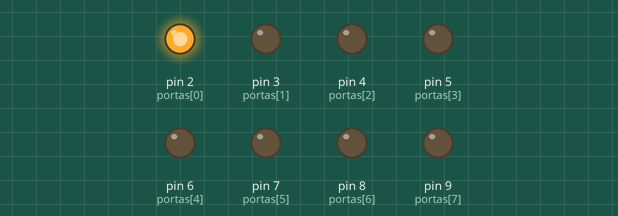
Simulated run of this sketch. Board: Arduino Uno, built with avr-gcc and run on an emulated ATmega328P. Shown: output pins drawn as LEDs (lit = HIGH).

Above: at 0.05 s.
At 1.2 s:
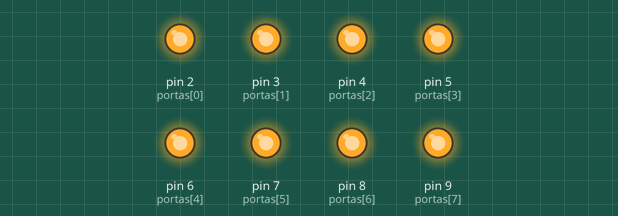
At 2.15 s:
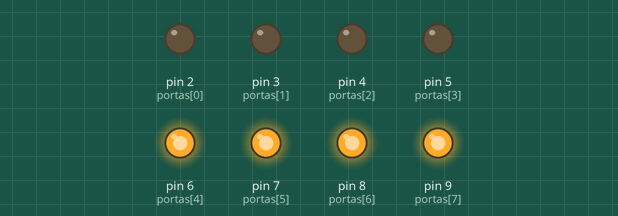
At 3.15 s:
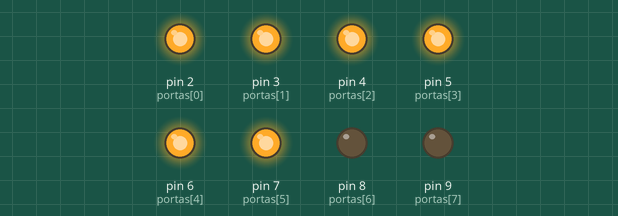
At 4.45 s:
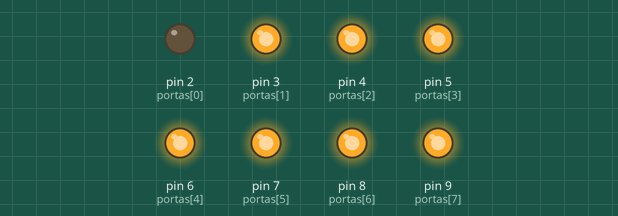
At 5.85 s:
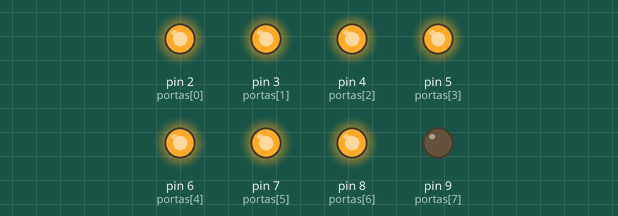
Timing chart, 0 to 6.2 s (numbered marks = the images above):
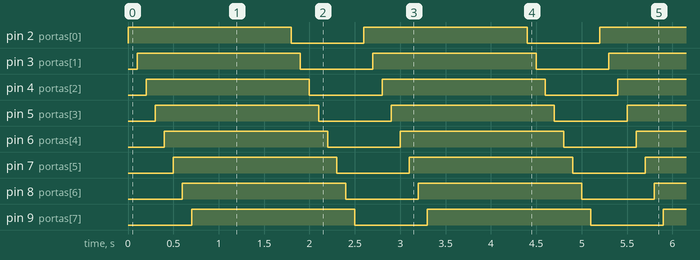

Measured:
- by itself, pin 2 (portas[0]), pin 3 (portas[1]), pin 4 (portas[2]), pin 5 (portas[3]), pin 6 (portas[4]), pin 7 (portas[5]), pin 8 (portas[6]), pin 9 (portas[7]): alternates HIGH for 1.8 s and LOW for 0.80 s
- by itself, everything shown: repeats every 2.6 s, in 16 steps

The sketch:

Exemplo7Seg.ino
```cpp
// API = Application Program Interface

byte portas[] = {2, 3, 4, 5, 6, 7, 8, 9};

/*
  Arduino Pin 2   =   Seg Pin 7
  Arduino Pin 3   =   Seg Pin 6
  Arduino Pin 4   =   Seg Pin 4
  Arduino Pin 5   =   Seg Pin 2
  Arduino Pin 6   =   Seg Pin 1
  Arduino Pin 7   =   Seg Pin 9
  Arduino Pin 8   =   Seg Pin 10
  Arduino Pin 9   =   Seg Pin 5
  Arduino GND     =   Seg Pin 3 and Pin 8
*/

void setup() {
  for (int i=0; i<sizeof(portas); i++) {
    pinMode(portas[i], OUTPUT);
  }
}

void loop() {
  controlar7Seg(HIGH);

  delay(1000);

  controlar7Seg(LOW);
}

void controlar7Seg(byte valor) {
  for (int i=0; i<sizeof(portas); i++) {
    digitalWrite(portas[i], valor);

    delay(100);
  }
}
```
